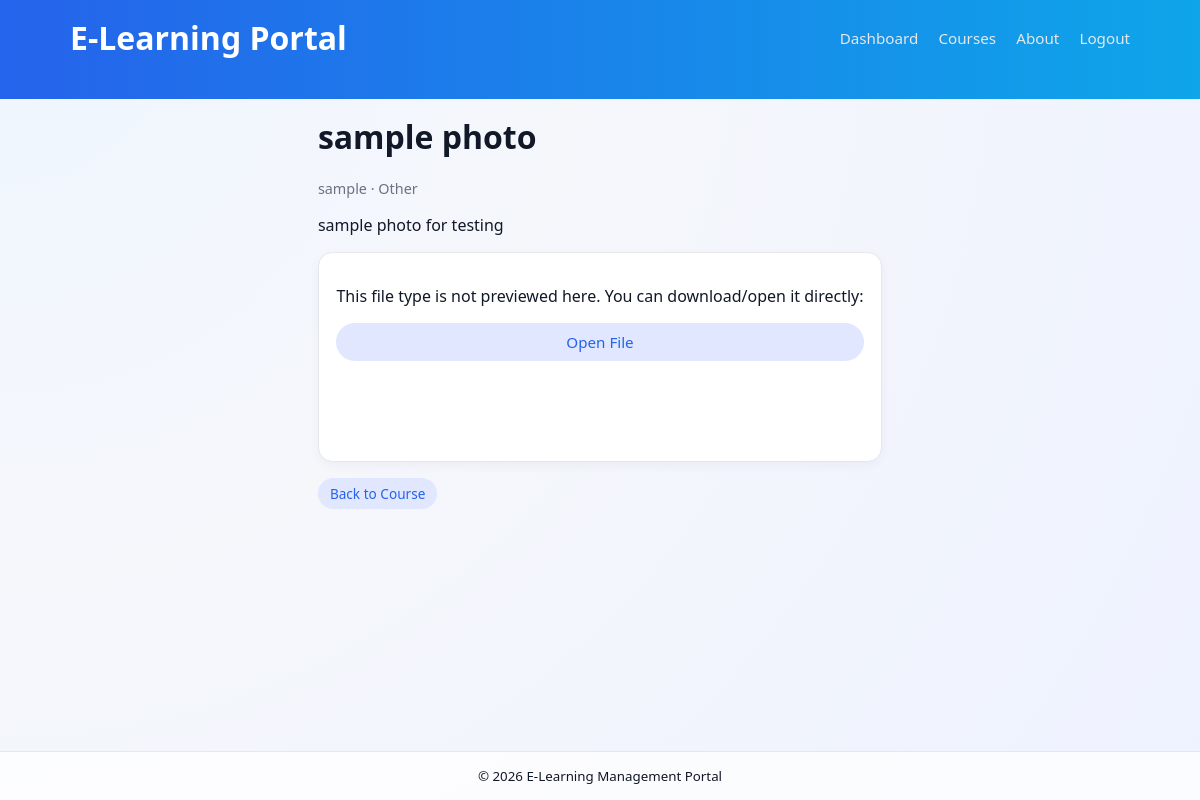
The page /content/3 (signed in) on the database its author committed.
### main.py (models this page shows)
class Content(db.Model):
    id = db.Column(db.Integer, primary_key=True)
    course_id = db.Column(db.Integer, db.ForeignKey("course.id"), nullable=False)
    title = db.Column(db.String(150), nullable=False)
    description = db.Column(db.Text, nullable=True)
    content_type = db.Column(db.String(20), nullable=False)  # video/pdf/other
    file_path = db.Column(db.String(255), nullable=False)
    uploaded_at = db.Column(db.DateTime, default=datetime.utcnow)

class Course(db.Model):
    id = db.Column(db.Integer, primary_key=True)
    title = db.Column(db.String(150), nullable=False)
    description = db.Column(db.Text, nullable=True)
    created_at = db.Column(db.DateTime, default=datetime.utcnow)
    instructor_id = db.Column(db.Integer, db.ForeignKey("user.id"), nullable=False)
    contents = db.relationship("Content", backref="course", lazy=True, cascade="all, delete-orphan")
    quizzes = db.relationship("Quiz", backref="course", lazy=True, cascade="all, delete-orphan")
    enrollments = db.relationship("Enrollment", backref="course", lazy=True, cascade="all, delete-orphan")

### main.py (the view)
    @app.route("/content/<int:content_id>")
    @login_required
    def view_content(content_id: int):
        content = Content.query.get_or_404(content_id)
        course = content.course
        if current_user.is_student():
            enrolled = Enrollment.query.filter_by(student_id=current_user.id, course_id=course.id).first()
            if not enrolled:
                flash("You must be enrolled in this course to view its content.", "warning")
                return redirect(url_for("course_detail", course_id=course.id))
        file_url = url_for("uploaded_file", filename=content.file_path)
        return render_template("view_content.html", content=content, course=course, file_url=file_url)

### main.py (called while the page is built)
@login_manager.user_loader
def load_user(user_id: str) -> User | None:
    return db.session.get(User, int(user_id))

    def is_student(self) -> bool:
        return self.role == "student"

### templates/view_content.html (shortened to what this page needs)
{% extends "base.html" %}
{% block content %}
<h1>{{ content.title }}</h1>
<p class="muted">{{ course.title }} · {{ content.content_type|capitalize }}</p>
<p>{{ content.description or "No description for this material." }}</p>
<section class="content-viewer">
    {% set ext = content.file_path.rsplit('.', 1)[-1]|lower %}
    {% if ext in ["mp4", "webm", "ogg"] %}
        <video controls style="width: 100%; max-height: 480px; border-radius: 0.75rem; background:#000;">
            <source src="{{ file_url }}" type="video/{{ ext }}">
            Your browser does not support the video tag.
        </video>
    {% elif ext in ["pdf"] %}
        <iframe src="{{ file_url }}"
                style="width: 100%; height: 70vh; border-radius: 0.75rem; border: 1px solid #e5e7eb;"
                title="{{ content.title }}">
        </iframe>
    {% else %}
        <div class="card">
            <p>This file type is not previewed here. You can download/open it directly:</p>
            <a class="btn secondary" href="{{ file_url }}" target="_blank">Open File</a>
        </div>
    {% endif %}
</section>
<div class="toolbar" style="margin-top:1rem;">
    <a class="btn small secondary" href="{{ url_for('course_detail', course_id=course.id) }}">Back to Course</a>
</div>
{% endblock %}

### static/style.css (style rules this page uses)
:root { --bg: #f5f7fb; --surface: #ffffff; --primary: #2563eb; --primary-soft: #e0e7ff; --accent: #0ea5e9; --text: #111827; --muted: #6b7280; --border: #e5e7eb; --danger: #b91c1c; --success: #15803d; --warning: #b45309; }
*, *::before, *::after { box-sizing: border-box; }
html, body { height: 100%; }
body { margin: 0; font-family: system-ui, -apple-system, BlinkMacSystemFont, "Segoe UI", sans-serif; background: radial-gradient(circle at top left, #eff6ff 0, #f5f7fb 40%, #eef2ff 100%); color: var(--text); display: flex; flex-direction: column; justify-content: flex-start; align-items: stretch; text-align: left; }
h1, h2, h3 { margin-top: 0; }
.card { background: var(--surface); border-radius: 0.9rem; padding: 1rem 1.1rem; border: 1px solid var(--border); box-shadow: 0 4px 12px rgba(15, 23, 42, 0.04); display: flex; flex-direction: column; min-height: 210px; justify-content: flex-start; }
.muted { color: var(--muted); font-size: 0.9rem; }
.btn { display: inline-flex; align-items: center; justify-content: center; padding: 0.55rem 1.1rem; border-radius: 999px; font-size: 0.95rem; border: none; cursor: pointer; text-decoration: none; transition: transform 0.1s ease, box-shadow 0.1s ease, background 0.1s ease; }
.btn.secondary { background: var(--primary-soft); color: var(--primary); }
.btn.small { padding: 0.35rem 0.75rem; font-size: 0.85rem; }
.toolbar { margin: 0.5rem 0 1rem; }

### rows shown on the page
Content: title "sample photo", content_type "Other", description "sample photo for testing"
Course: title "sample"

### other values the page prints
{{ 2026 }} "2026"
